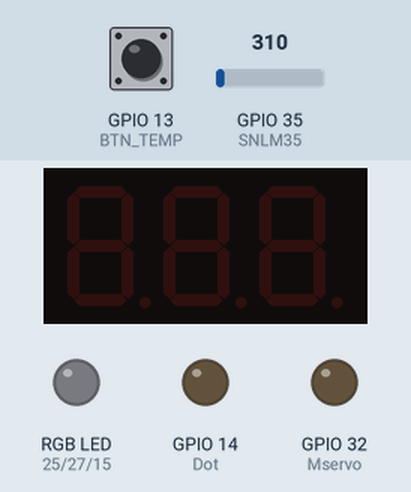
Simulated run of this program. Board: ESP32. On the bench: 3-digit seven-segment display, an RGB LED mixed from three pins (HIGH = lit), output pins drawn as LEDs (lit = HIGH). Wiring (inferred from the names in the program): 3-digit 7-segment display, segments lit when HIGH: segments GPIO 18, GPIO 19, GPIO 21, GPIO 22, GPIO 23, GPIO 12, GPIO 26; digit selects GPIO 2, GPIO 4, GPIO 5. The inputs (shaded band) are chosen by the test bench; at power-on: GPIO 13 (BTN_TEMP) HIGH, GPIO 35 (SNLM35) = 310 (analog values on the 0–4095 scale). Dim RGB values are drawn brighter than linear; the segment pins are drawn as the display they are named for; pins used as bus, display or sensor lines are not drawn; what the program prints to the serial monitor is not drawn.

Above: at 2.7 s.
2.8 s: GPIO 13 (BTN_TEMP) pulled LOW for 0.15 s
At 4.0 s:
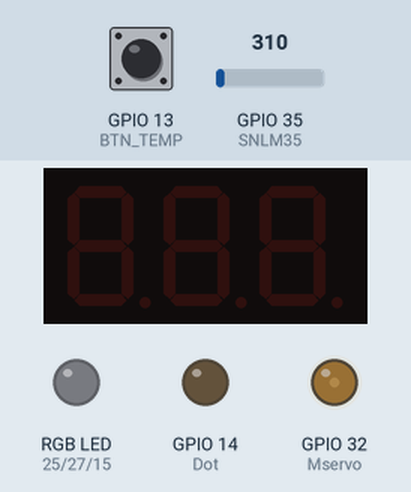
5.9 s: GPIO 13 (BTN_TEMP) pulsed LOW 2 times (0.12 s each, 0.3 s apart)
At 6.6 s:
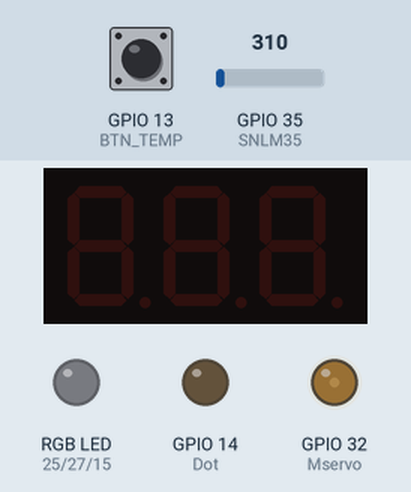
8.9 s: GPIO 13 (BTN_TEMP) pulsed LOW 5 times (0.12 s each, 0.3 s apart)
At 9.53 s:
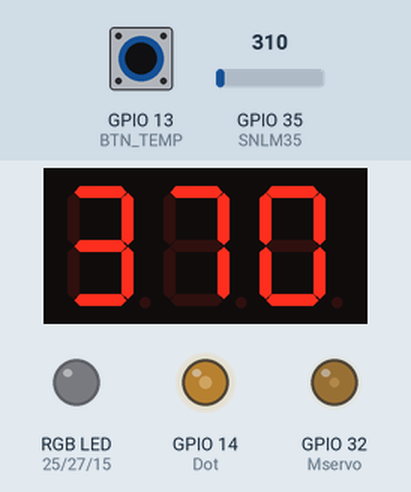
13.4 s: GPIO 13 (BTN_TEMP) pulled LOW for 1 s
At 14.4 s:
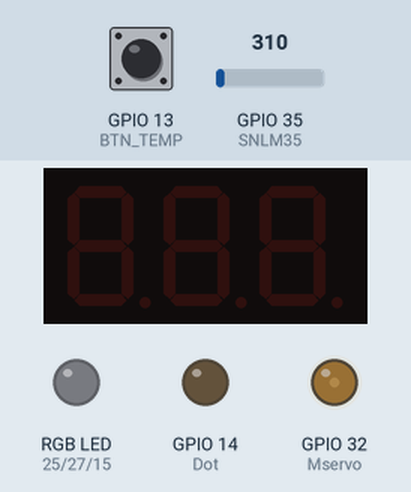
17.4 s: GPIO 13 (BTN_TEMP) pulled LOW for 0.15 s
At 21.2 s:
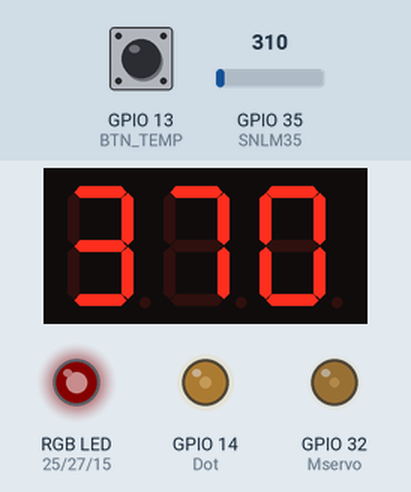
23.5 s: GPIO 13 (BTN_TEMP) pulled LOW for 3.2 s
At 24.5 s:
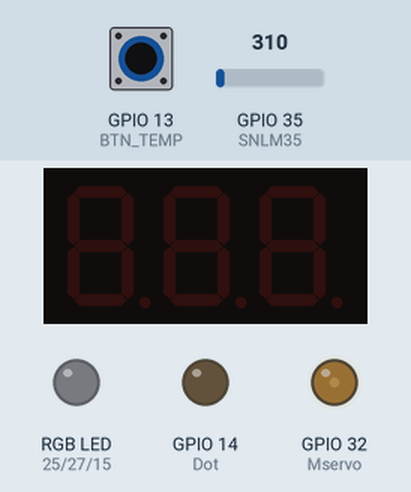
Timing chart, 0 to 35.6 s (numbered marks = the images above; inputs shaded):
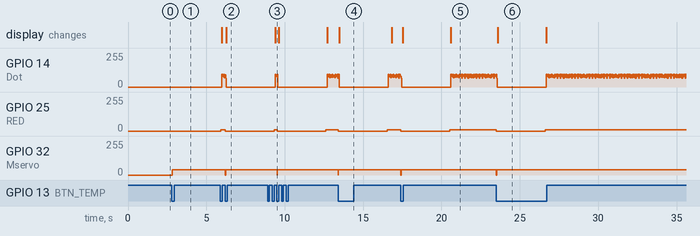

Measured:
- after the input at 2.8 s, GPIO 32 (Mservo): 0/255 → 40/255 at once
- after the input at 5.9 s, GPIO 32 (Mservo): 40/255 → 0/255 after 0.31 s, → 40/255 0.02 s later
- after the input at 8.9 s, GPIO 32 (Mservo): 40/255 → 0/255 after 0.61 s, → 40/255 0.02 s later
- after the input at 13.4 s, GPIO 25 (RED): 8/255 → 0/255 at once, → 8/255 3.1 s later; GPIO 32 (Mservo): 40/255 → 0/255 at once, → 40/255 0.02 s later; the display: changes after 0.08 s (image 4)
- after the input at 17.4 s, GPIO 25 (RED): 8/255 → 0/255 at once, → 8/255 3.1 s later; GPIO 32 (Mservo): 40/255 → 0/255 at once, → 40/255 0.02 s later; the display: first changes after 0.13 s (image 5 shows a later state)
- after the input at 23.5 s, GPIO 25 (RED): 8/255 → 0/255 at once, → 8/255 3.1 s later; GPIO 32 (Mservo): 40/255 → 0/255 at once, → 40/255 0.02 s later; the display: changes after 0.08 s (image 6)

The program:

main.cpp
```cpp
//***************************************************************
//KAREN LEONOR CÓRDOVA LÓPEZ
// PROYECTO 1-D2-SENSOR DE TEMPERATURA
//****************************************************************
//Librerias
#include <Arduino.h>
#include "driver/ledc.h"
#include "esp_adc_cal.h"
#include "config.h"

//*****************************************************************
// Definición de etiquetas

#define SNLM35 35
#define BTN_TEMP 13
#define RED 25
#define GREEN 27
#define BLUE 15
#define Mservo 32
//***********************************************************************************
//Definición de los pines para los segmentos y dígitos comunes del display

int segmentPins[7] = {18, 19, 21, 22, 23, 12, 26};
int commonPins[3] = {2, 4, 5};
int Dot = 14;
//*****************************************************************************************+
// Variables para la temperatura/variables globales
float TempC_LM35 = 0.0;
int temp = 0;
int placeValuesofTemp[4];
//*******************************************************************************************************
//Variables globales
int tempRefresh = 1000; // Actualizar la temperatura cada 1 seg
int sevSegRefresh = 5;

unsigned long time_now = 0;   //varible para almacenar el tiempo actual
bool buttonPressed = false;    //bandera para indicar si el boton esta presionado
bool temperatureTaken = false; //bandera para indicar si se ha tomado la temperatura
bool temperatureUpdated = false; // Bandera para mostrar la temperatura actualizada en el monitor serial
unsigned long lastButtonPressTime = 0;  //Tiempo en milisegundos
unsigned long debounceDelay = 50;  // Tiempo de espera para evitar rebotes del boton
bool displaysOn = false;            //Bandera para indicar si los displays estan encendidos
int lastButtonState = HIGH;         //Estado del boton


// set up the 'counter' feed
AdafruitIO_Feed *tempCanal = io.feed("Temperatura");
AdafruitIO_Feed *tempCanal2 = io.feed("angulo");


//*****************************************************************************************************************
// función para calibrar el valor ADC (convertir analogico a digital)
uint32_t readADC_Cal(int ADC_Raw) {
  esp_adc_cal_characteristics_t adc_chars;
  esp_adc_cal_characterize(ADC_UNIT_1, ADC_ATTEN_DB_11, ADC_WIDTH_BIT_12, 1100, &adc_chars);
  return (esp_adc_cal_raw_to_voltage(ADC_Raw, &adc_chars));
}

//***********************************************************************************************************************************
// Configuración

void setup() {
  analogReadResolution(12);

  for (int i = 0; i < 7; i++) {
    pinMode(segmentPins[i], OUTPUT);
  }

  for (int i = 0; i < 3; i++) {
    pinMode(commonPins[i], OUTPUT);
  }

  pinMode(Dot, OUTPUT);
  pinMode(BTN_TEMP, INPUT_PULLUP);
  pinMode(RED, OUTPUT);
  pinMode(GREEN, OUTPUT);
  pinMode(BLUE, OUTPUT);

  // Configuración de los temporizadores del LEDC (PWM)
  ledcSetup(LEDC_CHANNEL_0, 5000, 13);
  ledcSetup(LEDC_CHANNEL_1, 5000, 13);
  ledcSetup(LEDC_CHANNEL_2, 5000, 13);
  ledcAttachPin(RED, LEDC_CHANNEL_0);
  ledcAttachPin(GREEN, LEDC_CHANNEL_1);
  ledcAttachPin(BLUE, LEDC_CHANNEL_2);

  // Configuración del módulo LEDC para el servo
  ledcSetup(3, 50, 10); // Canal 3 para el servo, frecuencia 50 Hz, resolución de 10 bits
  ledcAttachPin(Mservo, 3); // Asignar el pin del servo al canal 3

  Serial.begin(115200);
   // wait for serial monitor to open
  Serial.print("Connecting to Adafruit IO");
  // connect to io.adafruit.com
  io.connect();

  // wait for a connection
  while(io.status() < AIO_CONNECTED) {
    Serial.print(".");
    delay(500);
  }
  // we are connected
  Serial.println();
  Serial.println(io.statusText());

}
//Loop Principal
//*************************************************************************************************
void loop() {

  int reading = digitalRead(BTN_TEMP); //Leer el estado actual de boton
  unsigned long currentTime = millis(); //obtener el tiempo actual en milisegundos


  if (!displaysOn && reading == LOW) {
    displaysOn = true;  // Cambiar el estado para encender los displays


  }
// Si los displays estan encendidos
  if (displaysOn) {
    // Verifica si el estado actual del boton ha cambiado respecto al anterior
    if (reading != lastButtonState) {
      lastButtonState = reading;  //Actualizar el estado del botón, anterior
        // Si el bonton a sido presionado y ha pasado suficiente tiempo desde la ultima vez (no rebotes)
      if (reading == LOW && (currentTime - lastButtonPressTime) > debounceDelay) {
        lastButtonPressTime = currentTime;  //Actualizar el tiempo de la ultima actualización

        // Actualizar la bandera para indicar que se debe tomar la temperatura nuevamente
        temperatureTaken = false;
        //Actualizar la bandera para indicar que la temperatura no se ha actualizado en el monitor serial
        temperatureUpdated = false;
      }
    }
  }

  if (temperatureTaken) {

    // Mostrar la temperatura si ha sido tomada y el botón se ha presionado
    int number[10][7] = {
      {1, 1, 1, 1, 1, 1, 0}, // 0
      {0, 0, 0, 0, 1, 1, 0}, // 1
      {1, 1, 0, 1, 1, 0, 1}, // 2
      {1, 1, 1, 1, 0, 0, 1}, // 3
      {0, 1, 1, 0, 0, 1, 1}, // 4
      {1, 0, 1, 1, 0, 1, 1}, // 5
      {1, 0, 1, 1, 1, 1, 1}, // 6
      {1, 1, 1, 0, 0, 0, 0}, // 7
      {1, 1, 1, 1, 1, 1, 1}, // 8
      {1, 1, 1, 0, 0, 1, 1}  // 9
    };

    int commonPinStates[3][3] = {
      {1, 0, 0}, // habilitar el dígito 1
      {0, 1, 0}, // habilitar el dígito 2
      {0, 0, 1}  // habilitar el dígito 3
    };

    for (int n = 0; n < 3; n++) {  // Loop iterar a traves de los tres dígitos
      for (int i = 0; i < 3; i++) {   //Loop para iterar a traves de los pines comunes (caton comun)
        digitalWrite(commonPins[i], commonPinStates[n][i]);  //Establecer el estado de los pines comunes segun el digito actual
        (n == 1) ? digitalWrite(Dot, 1) : digitalWrite(Dot, 0);  //Encender o apagar el punto decimal en el segundo digito
      }

      for (int j = 0; j < 7; j++) {  //Loop para iterar a traves de los segmentos de cada display
        digitalWrite(segmentPins[j], number[placeValuesofTemp[n]][j]);  //Encender o apagar los segmnetos segun el digito y el numero
      }

      delay(sevSegRefresh);  //Mantener los segmnetos encendidos durante un breve periodo

      for (int i = 0; i < 7; i++) {
        digitalWrite(segmentPins[i], LOW); // Apagar todos los segmentos antes de cambiar de visualización
      }
    }

    // Control de color del LED RGB y movimiento gradual del servo según la temperatura
    int servoAngle;

    if (TempC_LM35 < 23) {
      servoAngle = map(int(TempC_LM35), 0, 22, 0, 10);
    } else if (TempC_LM35 <= 23) {
      servoAngle = map(int(TempC_LM35), 22, 23, 10, 20);
    } else if (TempC_LM35 <= 24) {
      servoAngle = map(int(TempC_LM35), 23, 24, 20, 30);
    } else if (TempC_LM35 <= 25) {
      servoAngle = map(int(TempC_LM35), 24, 25, 30, 40);
    } else if (TempC_LM35 <= 26) {
      servoAngle = map(int(TempC_LM35), 25, 26, 40, 50);
    } else if (TempC_LM35 <= 27) {
      servoAngle = map(int(TempC_LM35), 26, 27, 50, 60);
    } else if (TempC_LM35 <= 28) {
      servoAngle = map(int(TempC_LM35), 27, 28, 60, 70);
    } else if (TempC_LM35 <= 29) {
      servoAngle = map(int(TempC_LM35), 28, 29, 70, 80);
    } else if (TempC_LM35 <= 30) {
      servoAngle = map(int(TempC_LM35), 29, 30, 80, 90);
    } else if (TempC_LM35 <= 31) {
      servoAngle = map(int(TempC_LM35), 30, 31, 90, 100);
    } else if (TempC_LM35 <= 32) {
      servoAngle = map(int(TempC_LM35), 31, 32, 100, 110);
    } else if (TempC_LM35 <= 33) {
      servoAngle = map(int(TempC_LM35), 32, 33, 110, 120);
    } else if (TempC_LM35 <= 34) {
      servoAngle = map(int(TempC_LM35), 33, 34, 120, 130);
    } else if (TempC_LM35 <= 35) {
      servoAngle = map(int(TempC_LM35), 34, 35, 130, 140);
    } else if (TempC_LM35 <= 36) {
      servoAngle = map(int(TempC_LM35), 35, 36, 140, 150);
    } else if (TempC_LM35 <= 37) {
      servoAngle = map(int(TempC_LM35), 36, 37, 150, 160);
    } else if (TempC_LM35 <= 38) {
      servoAngle = map(int(TempC_LM35), 37, 38, 160, 170);
    } else if (TempC_LM35 <= 39) {
      servoAngle = map(int(TempC_LM35), 38, 39, 170, 180);
    } else {
      servoAngle = 180;
    }

    servoAngle = constrain(servoAngle, 0, 180); // Limitar el ángulo del servo entre 0 y 180 grados
    ledcWrite(3, servoAngle); // Mover el servo gradualmente hacia el ángulo calculado

     //Verificar si la información de la temperatura ya ha sido actualizada
    if (!temperatureUpdated) {
      Serial.print("Temperatura: ");
      Serial.print(TempC_LM35);    //Muestra el valor de temperatura en celsius
      Serial.print(" °C, Ángulo: ");
      Serial.print(servoAngle);     //Muestra el valorr del angulo
      Serial.println("°");
      temperatureUpdated = true;   //Marcar que la información ha sido actualizada

           // it should always be present at the top of your loop
          // function. it keeps the client connected to
          // io.adafruit.com, and processes any incoming data.
          io.run();

          // save count to the 'counter' feed on Adafruit IO
          Serial.print("sending -> ");
          Serial.println(TempC_LM35);
          Serial.println(servoAngle);
          tempCanal ->save(TempC_LM35);
          tempCanal2->save(servoAngle);

          delay(3000);

    }

    if (TempC_LM35 < 23.0) {
      ledcWrite(LEDC_CHANNEL_0, 0);     // Apagar LED rojo
      ledcWrite(LEDC_CHANNEL_1, 255);   // Encender LED verde
      ledcWrite(LEDC_CHANNEL_2, 0);     // Apagar LED azul
    } else if (TempC_LM35 >= 23.1 && TempC_LM35 <= 26) {
      ledcWrite(LEDC_CHANNEL_0, 255);   // Encender LED rojo
      ledcWrite(LEDC_CHANNEL_1, 0);   // Encender LED verde
      ledcWrite(LEDC_CHANNEL_2, 255);     // Apagar LED azul
    } else if(TempC_LM35 >= 26) {
      ledcWrite(LEDC_CHANNEL_0, 255);   // Encender LED rojo
      ledcWrite(LEDC_CHANNEL_1, 0);     // Apagar LED verde
      ledcWrite(LEDC_CHANNEL_2, 0);     // Apagar LED azul
    }

  } else {
    // Apagar todos los segmentos si la temperatura no se ha tomado
    // o si los displays no están encendidos
    for (int i = 0; i < 7; i++) {
      digitalWrite(segmentPins[i], LOW);
    }
    digitalWrite(Dot, LOW);

    // Apagar el LED RGB y detener el servo si la temperatura no se ha tomado
    ledcWrite(LEDC_CHANNEL_0, 0);
    ledcWrite(LEDC_CHANNEL_1, 0);
    ledcWrite(LEDC_CHANNEL_2, 0);
    ledcWrite(3, 0);
  }


  // Leer y mostrar la temperatura si el botón se ha presionado
  if (displaysOn && !temperatureTaken && reading == LOW) {
    int SNLM35_Raw = analogRead(SNLM35);  //Calcular el voltaje correpsondiente al valor del sensor (real)
    float Voltage = readADC_Cal(SNLM35_Raw); // Calcular la temperatura en grados Celsius usando la relación del LM35
    TempC_LM35 = ((SNLM35_Raw*5000)/4095)/10;

    // Calcular el valor de la temperatura multiplicando por 100 para trabajar con decimales
    temp = TempC_LM35 * 100;
     //Descomponer el valor de la temperatura en sus digitos individuales
    placeValuesofTemp[3] = ((temp) / 1) % 10;   //dígito de la unidades (0-9)
    placeValuesofTemp[2] = ((temp) / 10) % 10;  // digito de las decenas (0-9)
    placeValuesofTemp[1] = ((temp) / 100) % 10;  //digito de las centenas (0-9)
    placeValuesofTemp[0] = ((temp) / 1000) % 10;  //digito de los millares (0-9)
     //Marca que la temperatura ha sido tomada
    temperatureTaken = true;
  }


}
  
```

config.h
```cpp
/************************ Adafruit IO Config *******************************/

// visit io.adafruit.com if you need to create an account,
// or if you need your Adafruit IO key.
#define IO_USERNAME  "kcordova"
#define IO_KEY       "aio_lzPd68tDpulzPm0LStxPDcCTxDoe"
/******************************* WIFI **************************************/
#define WIFI_SSID "Karen "
#define WIFI_PASS "pdcq3570"

// comment out the following lines if you are using fona or ethernet
#include "AdafruitIO_WiFi.h"


AdafruitIO_WiFi io(IO_USERNAME, IO_KEY, WIFI_SSID, WIFI_PASS);
```
